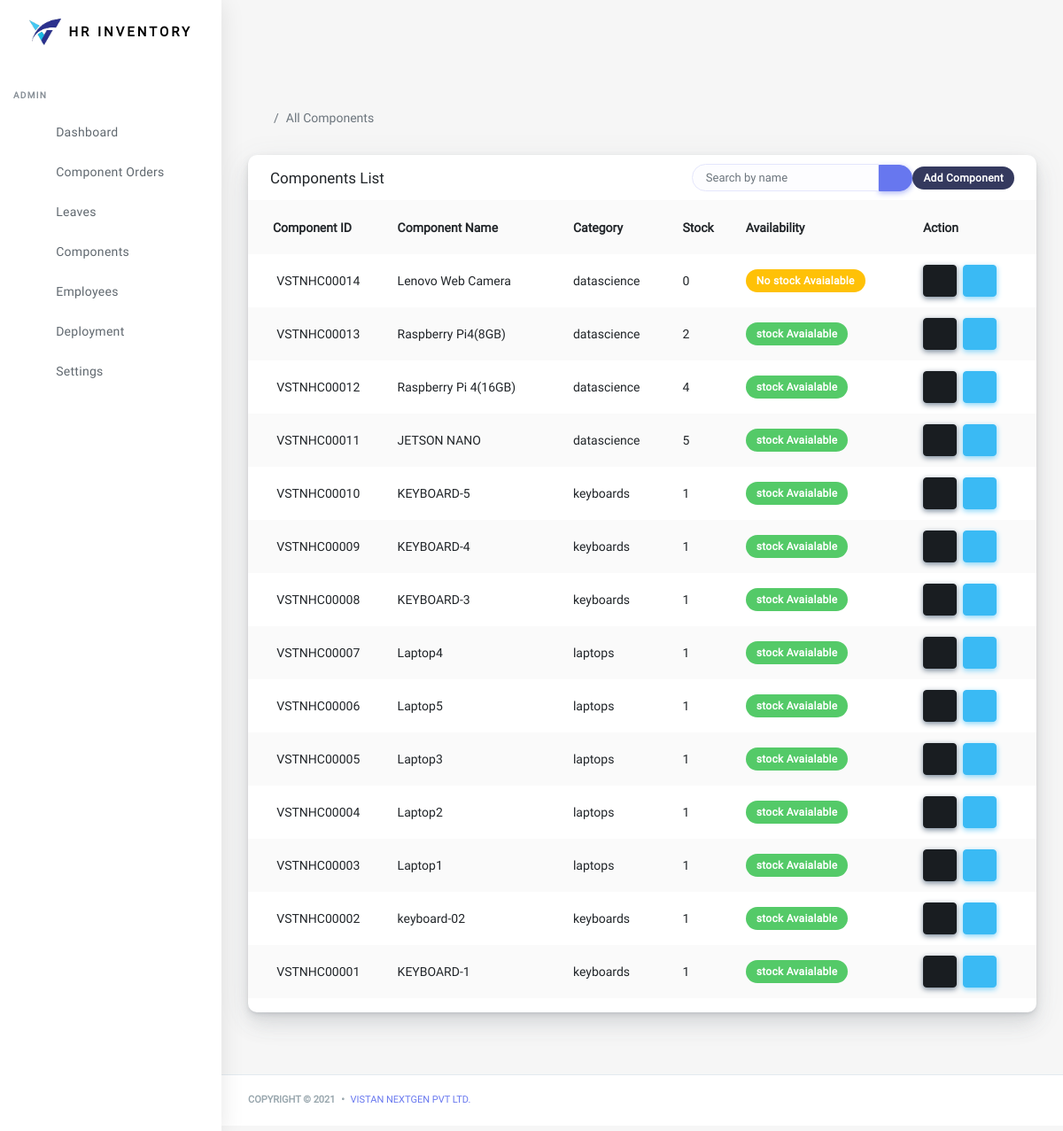
Before: /components/admin/all (signed in) with the older database file.
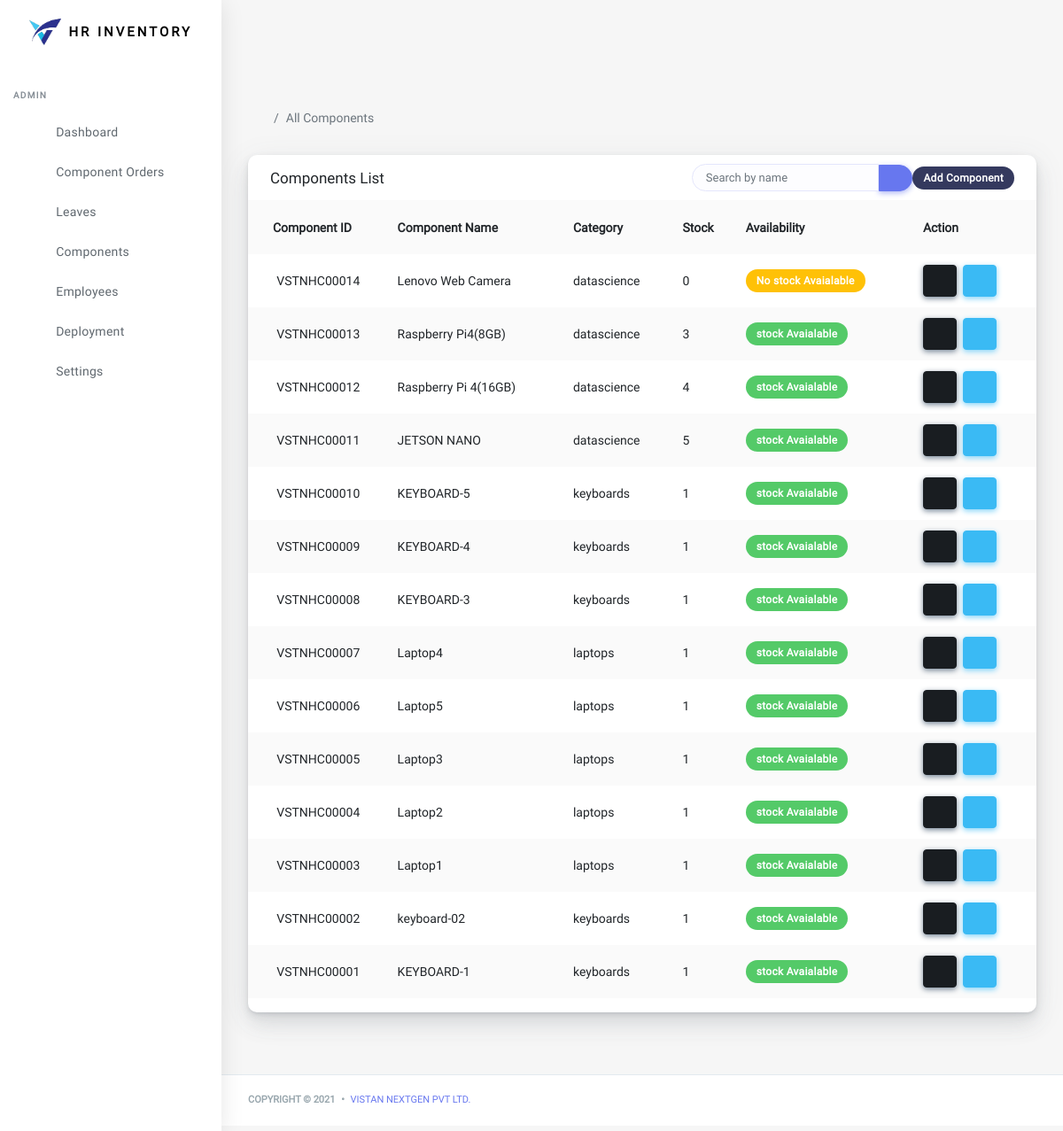
After: the same page with the newer database file.
### components/models.py (models this page shows, shortened)
class Component(models.Model):
    def auto_comp_id():
        no = Component.objects.count()
        str1 = 'VSTNHC'
        list2 = ['0','0','0','0','0']
        item = no+1
        str_item = str(item)
        list_item = list(str_item)
        leng = len(list_item)
        con = 5-leng
        list2[con:] = list_item
        result = ''.join(map(str, list2))
        final = str1+result
        return final
    component_id = models.CharField(max_length = 20, default = auto_comp_id, editable=False)
    name = models.CharField(max_length=75, unique = True)
    category = models.ForeignKey(ComponentCategory, on_delete=models.CASCADE)
    component_location = models.CharField(max_length =  100, default='inventory')
    vendor = models.CharField(max_length=100, null = True, blank=True)
    invoice = models.CharField(max_length=25, blank=True, null=True)
    component_id_by_vendor = models.CharField(blank = True, null=True, max_length=35)
    date_of_order = models.DateField()
    created_at = models.DateTimeField(auto_now_add=True)
    updated_at = models.DateTimeField(auto_now = True)
    image = models.ImageField(upload_to = 'components', blank=True, null=True)
    avialable = models.BooleanField(default=True)
    stock = models.IntegerField()
    price = models.DecimalField(max_digits =10, decimal_places=2)
    description = models.TextField(blank=True, null=True)
    class Meta:
        ordering = ('-id',)
        verbose_name = 'Component'
        verbose_name = 'Components'

class ComponentCategory(models.Model):
    name = models.CharField(max_length=75, unique = True)
    created_at = models.DateTimeField(auto_now_add=True)
    image = models.ImageField(upload_to = 'component_category', blank=True, null=True)
    description = models.TextField(blank=True, null=True)
    class Meta:
        ordering = ('name',)
        verbose_name = 'Component Category'
        verbose_name_plural = 'Component Categories'
    def __str__(self):
        return '{}'.format(self.name)

### components/views.py (the view)
# urls.py: path('admin/all', views.allcomponents, name = 'all-components-admin'),
@staff_member_required(login_url='accounts:auth-login')
def allcomponents(request):
    all_com = Component.objects.all()
    return render(request, 'components/all-components-admin.html', {'all_com':all_com})

### components/templates/components/all-components-admin.html (shortened to what this page needs)
{% extends 'base.html' %}
{% load static %}
{% block content %}
      <div class="main-content">
        <section class="section">
          <ul class="breadcrumb breadcrumb-style ">
            <li class="breadcrumb-item">
              <a href="index-2.html">
                </a>
            </li>
            <li class="breadcrumb-item active">All Components</li>
          </ul>
          {% include 'components/all_comp_table.html' %}
{% endblock %}

### components/templates/components/all_comp_table.html (shortened to what this page needs)
<div class="row">
              <div class="col-12">
                <div class="card">
                  <div class="card-header">
                    <h4>Components List</h4>
                    <div class="card-header-form">
                      <form>
                        <div class="input-group">
                          <input type="text" class="form-control" placeholder="Search by name" id = "myInput" onkeyup="myFunction()">
                          <div class="input-group-btn">
                            <button class="btn btn-primary"><i class="fas fa-search"></i></button>
                          </div>
                          <a href="{% url 'components:add-component' %}"><div class="badge badge-secondary">Add Component</div></a>
                        </div>
                      </form>
                    </div>
                  </div>
                  <div class="table-responsive">
                  <div class="card-body p-0">
                      <table class="table table-striped" id = "myTable">
                        <tr>
                          <th class="text-center" onclick="sortTable(0)">Component ID&nbsp;<i class="fas fa-sort"></i></th>
                          <th onclick="sortTable(1)">Component Name&nbsp;<i class="fas fa-sort"></i></th>
                          <th>Category</th>
                          <th>Stock</th>
                          <th>Availability</th>
                          <th>Action</th>
                        </tr>
                        {% for i in all_com %}
                        <tr>
                              <td class="p-0 text-center">
                                  {{i.component_id}}
                                </div>
                              </td>
                              <td>{{i.name}}</td>
                              <td>{{i.category|lower}}</td>
                              <td>{{i.stock}}</td>
                          <td>
                            {% if i.stock <= 0 %}
                              <div class="badge badge-warning">No stock Avaialable</div>
                            {% else %}
                              <div class="badge badge-success">stock Avaialable</div>
                            {% endif %}
                          </td>
                              <td>
                                <a class="btn btn-md btn-dark" style="text-decoration: none;" href="{% url 'components:component-detail' i.id %}"
                                  data-toggle="tooltip" data-placement="top"
                                  title="view."
                                ><i class="fas fa-eye"></i> </a>&nbsp;
                                <a class="btn btn-md btn-info" style="text-decoration: none;"
                                   href="{% url 'components:update-component' i.id %}"
                                  data-toggle="tooltip" data-placement="top"
                                  title="edit"
                                ><i class="fas fa-pen"></i> </a>&nbsp;
                              </td>
                        </tr>
                        {% endfor %}

Changed rows visible on the page:
changed Component "VSTNHC00013": stock "2" → "3"
